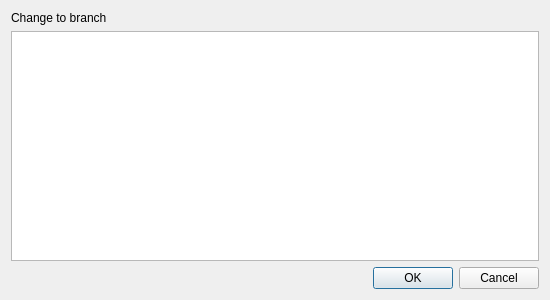
<?xml version="1.0" encoding="UTF-8"?>
<ui version="4.0">
 <class>change_branch</class>
 <widget class="QDialog" name="change_branch">
  <property name="geometry">
   <rect>
    <x>0</x>
    <y>0</y>
    <width>550</width>
    <height>300</height>
   </rect>
  </property>
  <property name="windowTitle">
   <string>Change Branch</string>
  </property>
  <property name="modal">
   <bool>true</bool>
  </property>
  <layout class="QVBoxLayout" name="verticalLayout">
   <item>
    <widget class="QLabel" name="label">
     <property name="text">
      <string>Change to branch</string>
     </property>
     <property name="wordWrap">
      <bool>true</bool>
     </property>
    </widget>
   </item>
   <item>
    <widget class="QTableView" name="tableView">
     <property name="editTriggers">
      <set>QAbstractItemView::NoEditTriggers</set>
     </property>
     <property name="showDropIndicator" stdset="0">
      <bool>false</bool>
     </property>
     <property name="alternatingRowColors">
      <bool>true</bool>
     </property>
     <property name="selectionMode">
      <enum>QAbstractItemView::SingleSelection</enum>
     </property>
     <property name="selectionBehavior">
      <enum>QAbstractItemView::SelectRows</enum>
     </property>
     <property name="sortingEnabled">
      <bool>true</bool>
     </property>
     <attribute name="horizontalHeaderShowSortIndicator" stdset="0">
      <bool>true</bool>
     </attribute>
     <attribute name="horizontalHeaderStretchLastSection">
      <bool>true</bool>
     </attribute>
    </widget>
   </item>
   <item>
    <widget class="QDialogButtonBox" name="buttonBox">
     <property name="orientation">
      <enum>Qt::Horizontal</enum>
     </property>
     <property name="standardButtons">
      <set>QDialogButtonBox::Cancel|QDialogButtonBox::Ok</set>
     </property>
    </widget>
   </item>
  </layout>
 </widget>
 <resources/>
 <connections>
  <connection>
   <sender>buttonBox</sender>
   <signal>accepted()</signal>
   <receiver>change_branch</receiver>
   <slot>accept()</slot>
   <hints>
    <hint type="sourcelabel">
     <x>248</x>
     <y>254</y>
    </hint>
    <hint type="destinationlabel">
     <x>157</x>
     <y>274</y>
    </hint>
   </hints>
  </connection>
  <connection>
   <sender>buttonBox</sender>
   <signal>rejected()</signal>
   <receiver>change_branch</receiver>
   <slot>reject()</slot>
   <hints>
    <hint type="sourcelabel">
     <x>316</x>
     <y>260</y>
    </hint>
    <hint type="destinationlabel">
     <x>286</x>
     <y>274</y>
    </hint>
   </hints>
  </connection>
 </connections>
</ui>
